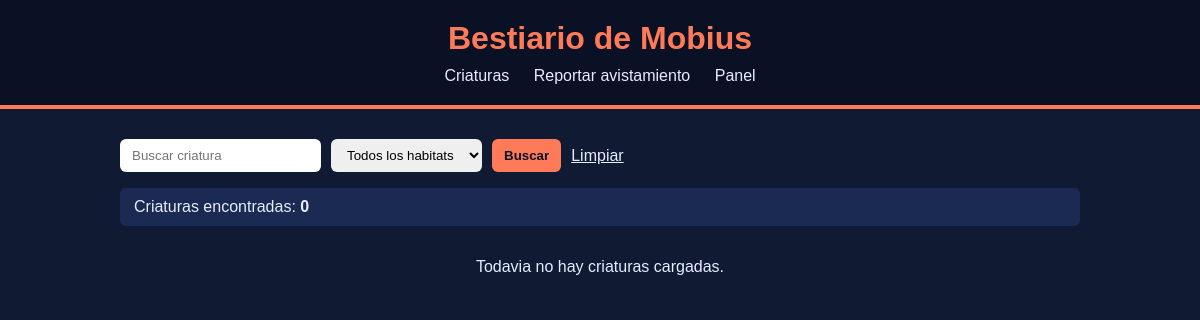
The app's page /?habitat=2, older data.
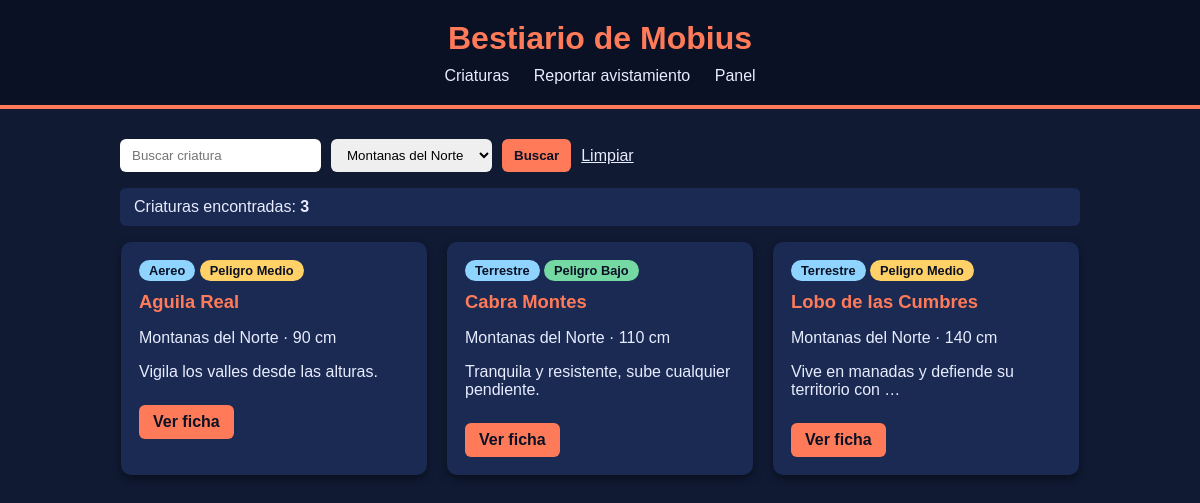
The same page, newer data.
### bestiario/models.py (models this page shows, shortened)
class Criatura(models.Model):
    TIPOS = [
        ('terrestre','Terrestre'),
        ('aereo', 'Aereo'),
        ('acuatico','Acuatico'),
    ]
    habitat = models.ForeignKey(
        Habitat,
        on_delete=models.PROTECT,
        related_name='criaturas',
    )
    nombre = models.CharField(max_length=100)
    tipo = models.CharField(max_length=10,choices=TIPOS)
    peligro = models.PositiveSmallIntegerField(default=1)
    tamano_cm = models.PositiveIntegerField()
    domesticable = models.BooleanField(default=False)
    visible = models.BooleanField(default=True)
    descripcion = models.TextField(blank=True)
    class Meta:
        ordering = ['nombre']
    @property
    def nivel_peligro(self):
        if self.peligro >=8:
            return "Alto"
        if self.peligro >=4:
            return "Medio"
        return "Bajo"

class Habitat(models.Model):
    nombre = models.CharField(max_length=80, unique=True)
    clima = models.CharField(max_length=60)
    descripcion = models.TextField(blank=True)
    class Meta:
        ordering = ['nombre']

### bestiario/views.py (the view)
# urls.py: path('', views.inicio, name='inicio'),
def inicio(request):
    criaturas = Criatura.objects.select_related('habitat').filter(visible=True)
    habitat_id = request.GET.get('habitat',"")
    q = request.GET.get('q',"").strip()
    if habitat_id.isdigit():
        criaturas = criaturas.filter(habitat_id=int(habitat_id))
    if q:
        criaturas = criaturas.filter(nombre__icontains=q)
    contexto = {
        'criaturas': criaturas,
        'habitats': Habitat.objects.all(),
        'habitat_sel': habitat_id,
        'q': q,
    }
    return render(request, 'bestiario/inicio.html', contexto)

### bestiario/templates/bestiario/inicio.html (shortened to what this page needs)
{% extends 'base.html' %}
{% block contenido %}
    <form method="get" class="filtros">
        <input type="text" name="q" value="{{ q }}" placeholder="Buscar criatura">
        <select name="habitat">
            <option value="">Todos los habitats</option>
            {% for h in habitats %}
                <option value="{{ h.id }}" {% if habitat_sel == h.id|stringformat:"d" %}selected{% endif %}>{{ h.nombre }}</option>
            {% endfor %}
        </select>
        <button type="submit">Buscar</button>
        <a href="{% url 'bestiario:inicio' %}">Limpiar</a>
    </form>
    <p class="resumen">Criaturas encontradas: <strong>{{ criaturas|length }}</strong></p>
    <div class="lista">
    {% for c in criaturas %}
        <div class="tarjeta">
            <span class="tipo">{{ c.get_tipo_display }}</span>
            <span class="nivel nivel-{{ c.nivel_peligro|lower }}">Peligro {{ c.nivel_peligro }}</span>
            <h2>{{ c.nombre }}</h2>
            <p>{{ c.habitat.nombre }} · {{ c.tamano_cm }} cm</p>
            <p>{{ c.descripcion|truncatewords:8 }}</p>
            <a href="{% url 'bestiario:detalle' c.id %}">Ver ficha</a>
        </div>
    {% empty %}
        <p>Todavia no hay criaturas cargadas.</p>
    {% endfor %}
    </div>
{% endblock %}

Row changes from the older to the newer data that the page shows:
added Criatura: tipo "Aereo", nivel_peligro "Medio", nombre "Aguila Real", habitat.nombre "Montanas del Norte", tamano_cm "90", descripcion "Vigila los valles desde las alturas."
added Criatura: tipo "Terrestre", nivel_peligro "Bajo", nombre "Cabra Montes", habitat.nombre "Montanas del Norte", tamano_cm "110", descripcion "Tranquila y resistente, sube cualquier pendiente."
added Criatura: tipo "Terrestre", nivel_peligro "Medio", nombre "Lobo de las Cumbres", habitat.nombre "Montanas del Norte", tamano_cm "140", descripcion "Vive en manadas y defiende su territorio con …"
Text that changed along with them:
form field habitat: "Todos los habitats" → "Montanas del Norte"
{{ criaturas|length }}: "0" → "3"
text no longer shown: "Todavia no hay criaturas cargadas."
